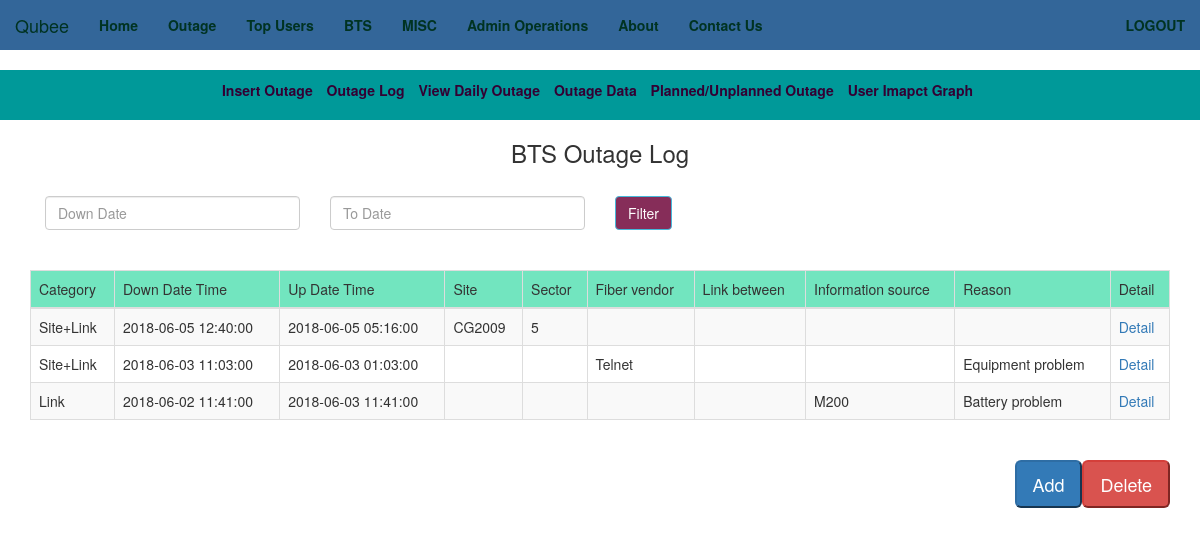
The page /outage.php (signed in) on the database its author committed.
### tables this page shows
CREATE TABLE `info` (
  `id` int(255) NOT NULL,
  `category` varchar(255) NOT NULL,
  `Down_Date` date NOT NULL,
  `Down_Time` time NOT NULL,
  `Up_Date` date NOT NULL,
  `Up_Time` time NOT NULL,
  `Duration_of_Outage_Mins` varchar(50) NOT NULL,
  `Site` varchar(255) NOT NULL,
  `sector` varchar(255) NOT NULL,
  `fiber_Vendor` varchar(255) NOT NULL,
  `link_Between` varchar(255) NOT NULL,
  `information_Source` varchar(255) NOT NULL,
  `outage_type` varchar(255) NOT NULL,
  `reason` varchar(255) NOT NULL,
  `specific_reason` varchar(255) NOT NULL,
  `inform_time` datetime NOT NULL,
  `inform_type` varchar(255) NOT NULL,
  `informed_Vendor` varchar(255) NOT NULL,
  `incident_Time` datetime NOT NULL,
  `informOfType` varchar(255) NOT NULL,
  `informed_Person` varchar(255) NOT NULL,
  `inform_TimeonResolve` datetime NOT NULL,
  `Type_Of_inform` varchar(255) NOT NULL,
  `informedToPerson` varchar(255) NOT NULL,
  `noc_DutyEngineer` varchar(255) NOT NULL,
  `last_ModifiedBy` varchar(255) NOT NULL,
  `last_ModifiedDT` datetime NOT NULL,
  `comment` longtext NOT NULL
);

### outage.php (the view, shortened to what this page needs)
<?php
$conn = mysqli_connect('localhost','root','','qubee');
$dt = new DateTime("now", new DateTimeZone('Asia/Dhaka'));
$dt->modify('-30 day');
$fromDate = $dt->format('Y-m-d');
$rec = mysqli_query($conn,"SELECT * FROM info where Down_Date>='$fromDate'");
	?>
<!DOCTYPE html>
<html>
<head>
		<link rel="stylesheet" href="http://code.jquery.com/ui/1.11.4/themes/smoothness/jquery-ui.css">
	<link href="//maxcdn.bootstrapcdn.com/bootstrap/3.3.7/css/bootstrap.min.css" rel="stylesheet" id="bootstrap-css">
	<link rel="stylesheet" type="text/css"  href="style.css">
</head>
<body>
<?php include 'menu2.php'; ?>
<br>
<div class="container2">
	<div class="collapse navbar-collapse js-navbar-collapse">
		<ul class="list-inline text-center">
			<li><a href="indexForDailyData.php"><strong>Insert Outage</strong></a></li>
			<li><a href="outage.php"><strong>Outage Log</strong></a></li>
			<li><a href="viewOutage.php"><strong>View Daily Outage</strong> </a></li>
			<li><a href="outageData.php"><strong>Outage Data</strong></a></li>
			<li><a href="planedOutage.php"><strong>Planned/Unplanned Outage</strong> </a></li>
			<li><a href="userImpact.php"><strong>User Imapct Graph</strong> </a></li>
		</ul>
	</div>
</div>
           <div class="container">
                <h3 align="center">BTS Outage Log</h3>
				<br />
				<div class="col-md-3">
				<input type="text" name="from_date" id="from_date" class="form-control" placeholder="Down Date">
				</div>
				<div class="col-md-3">
	                     <input type="text" name="to_date" id="to_date" class="form-control" placeholder="To Date" />
	            </div>
				<div class="col-md-5">
					<input type="button" name="filter" id="filter" value="Filter" class="btn btn-info">
				</div>
                <br />
                <br />
                <div class="table-responsive">
                     <table id="BTS_data" class="table table-striped table-bordered">
                          <thead>
                               <tr>
                                    <td bgcolor="#72e5bf">Category</td>
                                    <td bgcolor="#72e5bf">Down Date Time</td>
                                    <td bgcolor="#72e5bf">Up Date Time</td>
									<td bgcolor="#72e5bf">Site</td>
                                    <td bgcolor="#72e5bf">Sector</td>
                                    <td bgcolor="#72e5bf">Fiber vendor</td>
                                    <td bgcolor="#72e5bf">Link between</td>
                                    <td bgcolor="#72e5bf">Information source</td>
                                    <td bgcolor="#72e5bf">Reason</td>
                                    <td bgcolor="#72e5bf">Detail</td>
                               </tr>
                          </thead>
				<tbody>
                         <?php
while ($row = mysqli_fetch_array($rec)){ ?>
		<tr>
			<td><?php echo $row['category'];?></td>
			<td><?php echo $row['Down_Date']."  ".$row['Down_Time'];?></td>
			<td><?php echo $row['Up_Date']."  ".$row['Up_Time']; ?></td>
			<td><?php echo $row['Site']; ?></td>
			<td><?php echo $row['sector']; ?></td>
			<td><?php echo $row['fiber_Vendor']; ?></td>
			<td><?php echo $row['link_Between']; ?></td>
			<td><?php echo $row['information_Source']; ?></td>
			<td><?php echo $row['reason']; ?></td>
			<td>
				<a href="display.php?edit=<?php echo $row['id'] ;?>">Detail</a>
			</td>
		</tr>
  <?php
	}
   ?>
</tbody>
</table>
<br>
<a href="delete.php"><button style="float:right" type="submit" name="update" class="btn-danger btn-lg">Delete</button></a>
<a href="indexForDailyData.php"><button style="float:right" class=" btn-primary btn-lg ">Add</button></a>
 </div>
 </div>
 </body>
</html>

### style.css (style rules this page uses)
ul li a { color:#edeeef; }
.container2 { background-color:#009999; }
.container2 a { color:#330033; }
.container2 ul { padding:10px; }
.btn { background-color:#862d59; color:white; position:center; }
.btn-primary { position:right; }

### rows shown on the page
info: category "Site+Link", Down_Date "2018-06-05", Down_Time "12:40:00", Up_Date "2018-06-05", Up_Time "05:16:00", Site "CG2009", sector "5"
info: category "Site+Link", Down_Date "2018-06-03", Down_Time "11:03:00", Up_Date "2018-06-03", Up_Time "01:03:00", fiber_Vendor "Telnet", reason "Equipment problem"
info: category "Link", Down_Date "2018-06-02", Down_Time "11:41:00", Up_Date "2018-06-03", Up_Time "11:41:00", information_Source "M200", reason "Battery problem"
